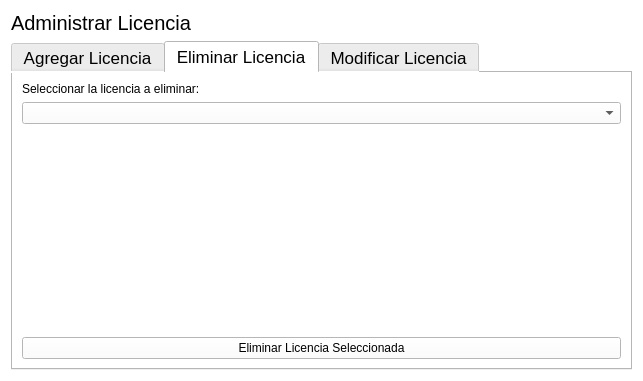
<?xml version="1.0" encoding="UTF-8"?>
<ui version="4.0">
 <class>AdminLicencia</class>
 <widget class="QWidget" name="AdminLicencia">
  <property name="geometry">
   <rect>
    <x>0</x>
    <y>0</y>
    <width>643</width>
    <height>381</height>
   </rect>
  </property>
  <property name="font">
   <font>
    <pointsize>13</pointsize>
   </font>
  </property>
  <property name="windowTitle">
   <string>Form</string>
  </property>
  <property name="styleSheet">
   <string notr="true">background-color: white;</string>
  </property>
  <layout class="QVBoxLayout" name="verticalLayout">
   <item>
    <widget class="QLabel" name="label">
     <property name="font">
      <font>
       <pointsize>15</pointsize>
      </font>
     </property>
     <property name="text">
      <string>Administrar Licencia</string>
     </property>
    </widget>
   </item>
   <item>
    <widget class="QTabWidget" name="tabWidget">
     <property name="currentIndex">
      <number>1</number>
     </property>
     <widget class="QWidget" name="tab">
      <attribute name="title">
       <string>Agregar Licencia</string>
      </attribute>
      <layout class="QVBoxLayout" name="verticalLayout_2">
       <item>
        <widget class="QLabel" name="label_7">
         <property name="text">
          <string>Costo:</string>
         </property>
        </widget>
       </item>
       <item>
        <widget class="QDoubleSpinBox" name="doubleSpinBoxCostoLicenciaL"/>
       </item>
       <item>
        <spacer name="verticalSpacer_2">
         <property name="orientation">
          <enum>Qt::Vertical</enum>
         </property>
         <property name="sizeHint" stdset="0">
          <size>
           <width>20</width>
           <height>40</height>
          </size>
         </property>
        </spacer>
       </item>
       <item>
        <widget class="QLabel" name="label_8">
         <property name="text">
          <string>Documento:</string>
         </property>
        </widget>
       </item>
       <item>
        <widget class="QLineEdit" name="lineEditDocumentoAlumno"/>
       </item>
       <item>
        <spacer name="verticalSpacer">
         <property name="orientation">
          <enum>Qt::Vertical</enum>
         </property>
         <property name="sizeHint" stdset="0">
          <size>
           <width>20</width>
           <height>40</height>
          </size>
         </property>
        </spacer>
       </item>
       <item>
        <widget class="QPushButton" name="pushButtonAgregarLicencia">
         <property name="text">
          <string>Agregar Tipo de licencia</string>
         </property>
        </widget>
       </item>
      </layout>
     </widget>
     <widget class="QWidget" name="tab_2">
      <attribute name="title">
       <string>Eliminar Licencia</string>
      </attribute>
      <layout class="QVBoxLayout" name="verticalLayout_3">
       <item>
        <widget class="QLabel" name="label_2">
         <property name="text">
          <string>Seleccionar la licencia a eliminar:</string>
         </property>
        </widget>
       </item>
       <item>
        <widget class="QComboBox" name="comboBox"/>
       </item>
       <item>
        <spacer name="verticalSpacer_3">
         <property name="orientation">
          <enum>Qt::Vertical</enum>
         </property>
         <property name="sizeHint" stdset="0">
          <size>
           <width>20</width>
           <height>40</height>
          </size>
         </property>
        </spacer>
       </item>
       <item>
        <widget class="QPushButton" name="pushButtonEliminarLicencia">
         <property name="text">
          <string>Eliminar Licencia Seleccionada</string>
         </property>
        </widget>
       </item>
      </layout>
     </widget>
     <widget class="QWidget" name="widget">
      <attribute name="title">
       <string>Modificar Licencia</string>
      </attribute>
      <layout class="QVBoxLayout" name="verticalLayout_4">
       <item>
        <widget class="QLabel" name="label_9">
         <property name="text">
          <string>Costo:</string>
         </property>
        </widget>
       </item>
       <item>
        <widget class="QDoubleSpinBox" name="doubleSpinBoxCostoLicenciaNuevo"/>
       </item>
       <item>
        <spacer name="verticalSpacer_4">
         <property name="orientation">
          <enum>Qt::Vertical</enum>
         </property>
         <property name="sizeHint" stdset="0">
          <size>
           <width>20</width>
           <height>40</height>
          </size>
         </property>
        </spacer>
       </item>
       <item>
        <widget class="QLabel" name="label_10">
         <property name="text">
          <string>Documento:</string>
         </property>
        </widget>
       </item>
       <item>
        <widget class="QLineEdit" name="lineEditDocumentoAlumnoNuevo"/>
       </item>
       <item>
        <spacer name="verticalSpacer_5">
         <property name="orientation">
          <enum>Qt::Vertical</enum>
         </property>
         <property name="sizeHint" stdset="0">
          <size>
           <width>20</width>
           <height>40</height>
          </size>
         </property>
        </spacer>
       </item>
       <item>
        <widget class="QPushButton" name="pushButtonModificaLicencia_2">
         <property name="text">
          <string>Agregar Tipo de licencia</string>
         </property>
        </widget>
       </item>
      </layout>
     </widget>
    </widget>
   </item>
  </layout>
 </widget>
 <resources/>
 <connections/>
</ui>
